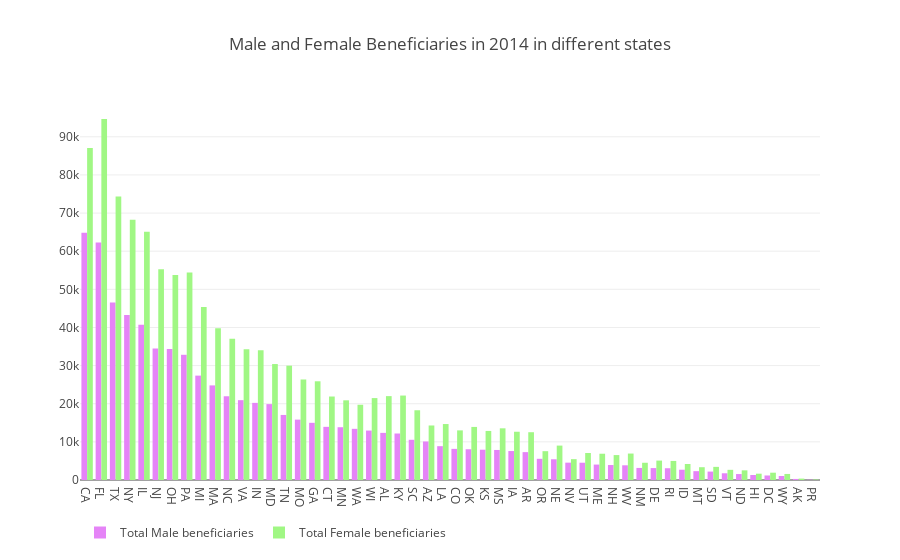

Notebook code for this chart:
### Markdown cell above
**Inference**  
> Facilities having highest Average HCC Score of 9.15 is Doctors Hosp of West Covina, located in California.  
> KFH - Malama Ohana Nursing and Rehab Center' in HONOLULU, Hawaii has the lowest Average HCC Score

## 3. Is there any state where the number of Male Beneficiaries is greater than Female Beneficiaries ?

### Code cell
query1 = """SELECT
  state, Sum(male_beneficiaries) as male_ben, Sum(female_beneficiaries) as female_ben
FROM
  `bigquery-public-data.cms_medicare.nursing_facilities_2014`
  GROUP BY 
      state
  ORDER BY
      male_ben DESC;
        """
response1 = medicare.query_to_pandas_safe(query1)


trace1 = go.Bar(
    x=response1.state,
    y=response1.male_ben,
    marker=dict(color='#e584f7'),
    name='Total Male beneficiaries'
)
trace2 = go.Bar(
    x=response1.state,
    y=response1.female_ben,
    marker=dict(color='#a0f784'),
    name='Total Female beneficiaries'
)

data = [trace1, trace2]
layout = go.Layout(barmode='group', legend=dict(orientation='h'), title='Male and Female Beneficiaries in 2014 in different states')
fig = go.Figure(data=data, layout=layout)
iplot(fig, filename='grouped-bar')

### Figure 1 — Plotly figure (JSON) as saved in the notebook; plotly's stock layout.template omitted (floating-point values rounded to 4 significant figures)
{"data": [{"marker": {"color": "#e584f7"}, "name": "Total Male beneficiaries", "type": "bar", "uid": "ee72cf10-fda6-11eb-9659-0242ac130202", "x": ["CA", "FL", "TX", "NY", "IL", "NJ", "OH", "PA", "MI", "MA", "NC", "VA", "IN", "MD", "TN", "MO", "GA", "CT", "MN", "WA", "WI", "AL", "KY", "SC", "AZ", "LA", "CO", "OK", "KS", "MS", "IA", "AR", "OR", "NE", "NV", "UT", "ME", "NH", "WV", "NM", "DE", "RI", "ID", "MT", "SD", "VT", "ND", "HI", "DC", "WY", "AK", "PR"], "y": [64813, 62314, 46538, 43276, 40706, 34490, 34343, 32835, 27374, 24808, 21959, 20936, 20228, 19896, 17061, 15832, 14995, 13941, 13841, 13418, 12966, 12356, 12194, 10546, 10098, 8871, 8163, 8065, 7944, 7878, 7591, 7310, 5557, 5438, 4546, 4535, 4046, 3925, 3856, 3164, 3123, 3087, 2695, 2317, 2206, 1761, 1558, 1309, 1185, 1046, 281, 62]}, {"marker": {"color": "#a0f784"}, "name": "Total Female beneficiaries", "type": "bar", "uid": "ee72d15e-fda6-11eb-9659-0242ac130202", "x": ["CA", "FL", "TX", "NY", "IL", "NJ", "OH", "PA", "MI", "MA", "NC", "VA", "IN", "MD", "TN", "MO", "GA", "CT", "MN", "WA", "WI", "AL", "KY", "SC", "AZ", "LA", "CO", "OK", "KS", "MS", "IA", "AR", "OR", "NE", "NV", "UT", "ME", "NH", "WV", "NM", "DE", "RI", "ID", "MT", "SD", "VT", "ND", "HI", "DC", "WY", "AK", "PR"], "y": [87052, 94670, 74342, 68241, 65111, 55245, 53774, 54391, 45348, 39763, 37047, 34320, 34012, 30408, 29988, 26360, 25890, 21896, 20895, 19735, 21480, 21997, 22146, 18292, 14297, 14675, 13015, 13920, 12865, 13554, 12657, 12530, 7557, 9025, 5464, 7089, 6892, 6535, 6936, 4520, 5093, 5000, 4192, 3355, 3444, 2667, 2533, 1658, 1918, 1586, 366, 118]}], "layout": {"autosize": true, "barmode": "group", "legend": {"orientation": "h"}, "title": {"text": "Male and Female Beneficiaries in 2014 in different states"}, "xaxis": {"autorange": true, "range": [-0.5, 51.5], "type": "category"}, "yaxis": {"autorange": true, "range": [0, 99650.0], "type": "linear"}}}
